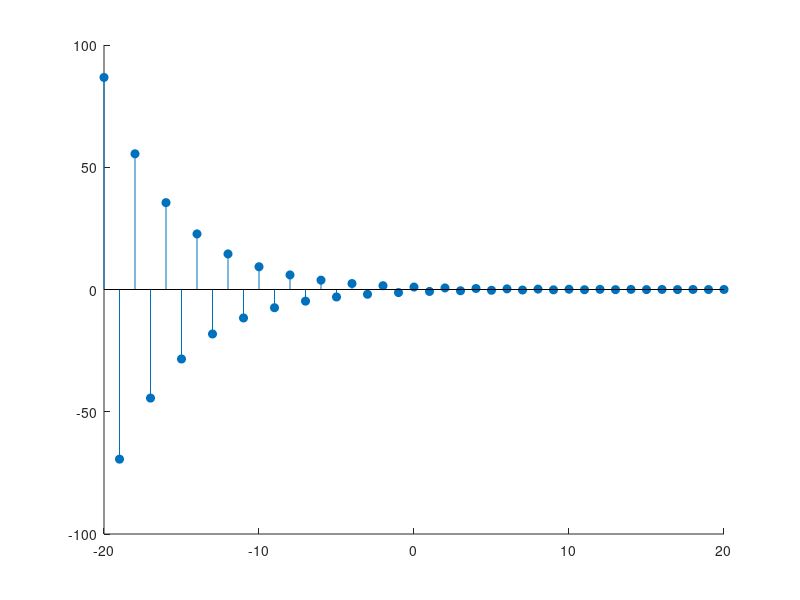

MATLAB code to generate this figure: (Note: this script raises an error after producing the figure.)
n = -20:20;
x = zeros(size(n));

decay_factor = 0.8;
for i = 1 : length(n)
    x(i) = (decay_factor) .^n(i) .* cos(pi* n(i));
end

stem(n, x, 'filled', LineStyle= '-', LineWidth= 4, Color= 'b', Marker= '+', MarkerSize= 6)